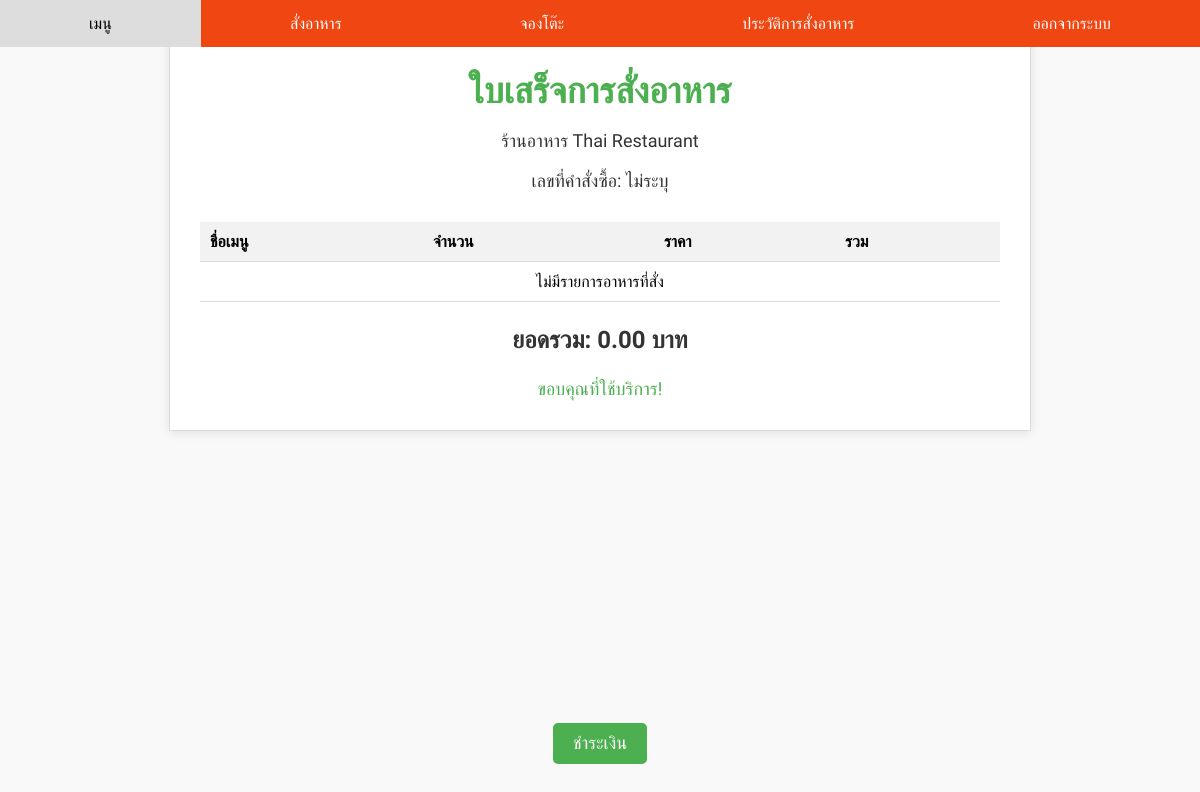
Before: /OrderMenu.php (signed in) with the older database file.
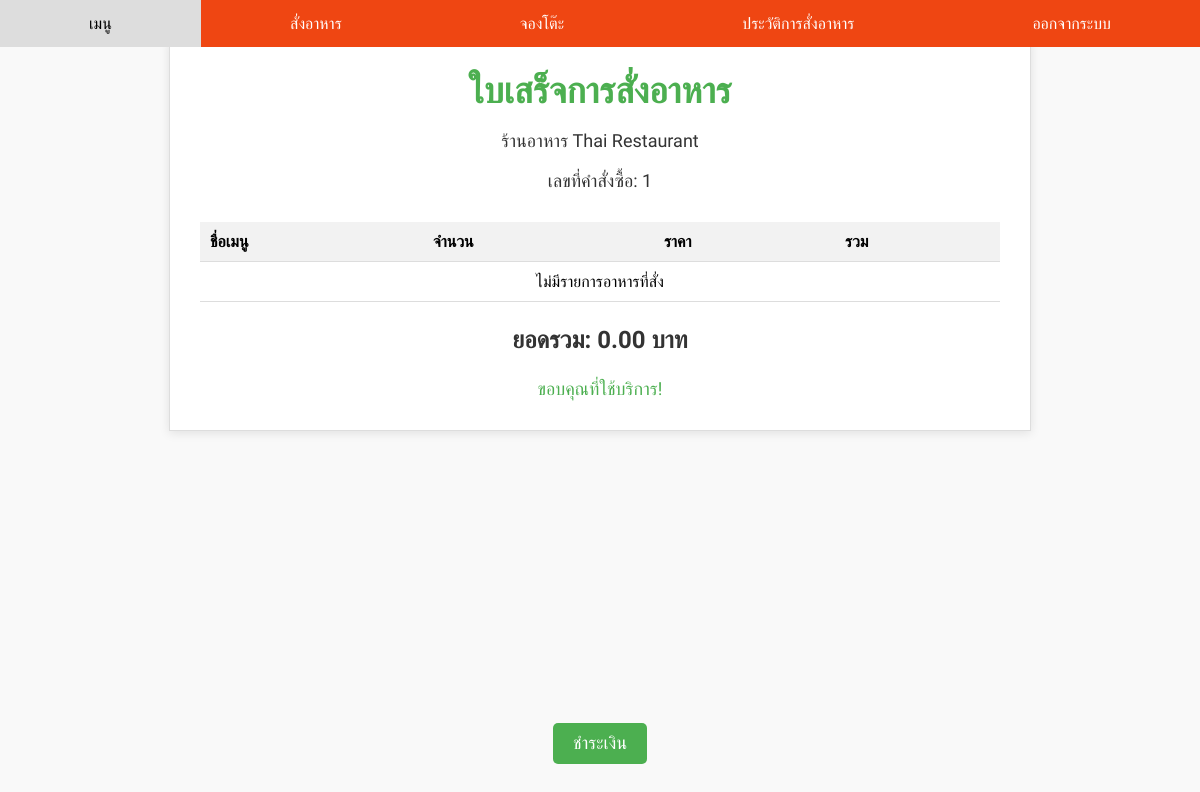
After: the same page with the newer database file.
### tables this page shows
CREATE TABLE `orders` (
  `Order_id` int(10) NOT NULL,
  `User_id` varchar(20) NOT NULL,
  `Menu_id` int(10) NOT NULL,
  `Total_price` int(10) NOT NULL,
  `Time` time NOT NULL
);

### OrderMenu.php (the view, shortened to what this page needs)
<?php
$conn = new mysqli("localhost", "root", "", "thai_restaurant");
$orderID = null;
$sql = "SELECT order_id FROM orders WHERE User_id = ? ORDER BY order_id DESC LIMIT 1";
$stmt = $conn->prepare($sql);
$stmt->bind_param("i", $_SESSION['user_id']);
$stmt->execute();
$stmt->bind_result($orderID);
?>
<!DOCTYPE html>
<html lang="th">
<head>
    <link rel="stylesheet" href="css/styleOrder.css">
</head>
<body>
    <div class="navbar">
        <a href="menu.php">เมนู</a>
        <a href="reserveMenu.php">สั่งอาหาร</a>
        <a href="Reserve.php">จองโต๊ะ</a>
        <a href="orderHistory.php">ประวัติการสั่งอาหาร</a>
        <a href="Logout.php">ออกจากระบบ</a>
    </div>
    <div class="receipt-container">
        <div class="receipt-header">
            <h1>ใบเสร็จการสั่งอาหาร</h1>
            <p>ร้านอาหาร Thai Restaurant</p>
            <p>เลขที่คำสั่งซื้อ: <?php echo $orderID ? $orderID : "ไม่ระบุ"; ?></p>
        </div>
        <table class="receipt-table">
            <thead>
                <tr>
                    <th>ชื่อเมนู</th>
                    <th>จำนวน</th>
                    <th>ราคา</th>
                    <th>รวม</th>
                </tr>
            </thead>
            <tbody>
                <?php if (!empty($selectedItems)): ?>
                    <?php foreach ($selectedItems as $item): ?>
                    <tr>
                        <td><?php
                            $menuId = $item['menu_id'];
                            $sql = "SELECT Name_menu FROM menu WHERE Menu_id = ?";
                            $stmt = $conn->prepare($sql);
                            $stmt->bind_param("i", $menuId);
                            $stmt->execute();
                            $stmt->bind_result($name);
                            $stmt->fetch();
                            echo $name;
                            $stmt->close();
                        ?></td>
                        <td><?php echo $item['quantity']; ?> ชิ้น</td>
                        <td><?php
                            $sql = "SELECT Price_menu FROM menu WHERE Menu_id = ?";
                            $stmt = $conn->prepare($sql);
                            $stmt->bind_param("i", $menuId);
                            $stmt->execute();
                            $stmt->bind_result($price);
                            $stmt->fetch();
                            echo number_format($price, 2);
                            $stmt->close();
                        ?> บาท</td>
                        <td><?php echo number_format($item['quantity'] * $price, 2); ?> บาท</td>
                    </tr>
                    <?php endforeach; ?>
                <?php else: ?>
                    <tr>
                        <td colspan="4" style="text-align: center;">ไม่มีรายการอาหารที่สั่ง</td>
                    </tr>
                <?php endif; ?>
            </tbody>
        </table>
        <div class="receipt-footer">
        <h3>ยอดรวม: <?php echo number_format($totalAmount, 2); ?> บาท</h3>
        <p>ขอบคุณที่ใช้บริการ!</p>
        <div class="order-button-container">
            <form action="payment.php" method="POST">
                <button type="submit" class="order-btn">ชำระเงิน</button>
            </form>
        </div>
    </div>
    </div>
</body>
</html>

Changed rows visible on the page:
added orders: Order_id "1"
Other visible differences:
text no longer shown: "ไม่ระบุ"
